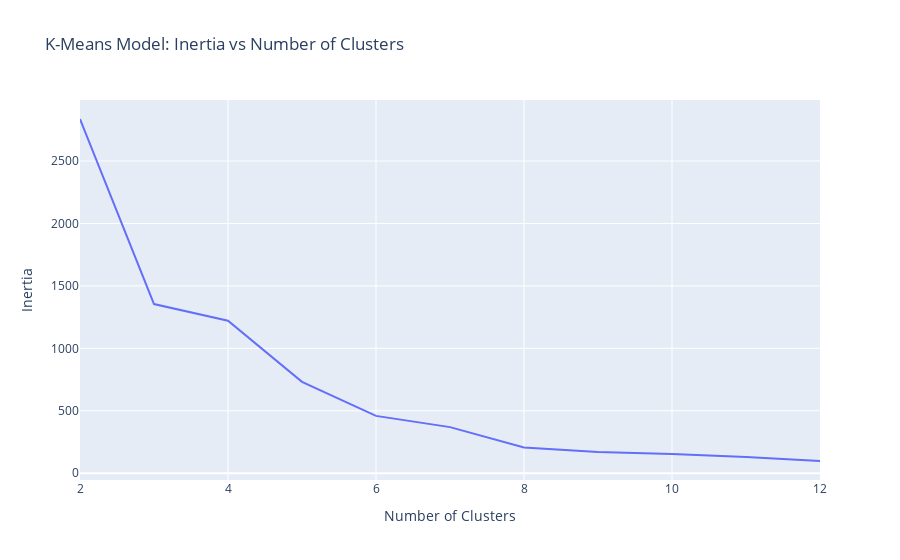

Notebook cell for this chart:
### Code cell
# Create line plot of `inertia_errors` vs `n_clusters`
fig = px.line(x=n_clusters, y=inertia_errors, title="K-Means Model: Inertia vs Number of Clusters")
fig.update_layout(xaxis_title="Number of Clusters", yaxis_title="Inertia")

fig.show()

### Figure 1 — Plotly figure (JSON) as saved in the notebook; plotly's stock layout.template omitted (floating-point values rounded to 4 significant figures)
{"data": [{"hovertemplate": "x=%{x}<br>y=%{y}<extra></extra>", "legendgroup": "", "line": {"color": "#636efa", "dash": "solid"}, "marker": {"symbol": "circle"}, "mode": "lines", "name": "", "orientation": "v", "showlegend": false, "type": "scatter", "x": [2, 3, 4, 5, 6, 7, 8, 9, 10, 11, 12], "xaxis": "x", "y": [2837.0, 1355.0, 1221.0, 731.3, 459.0, 369.1, 205.3, 169.2, 153.2, 129.9, 97.63], "yaxis": "y"}], "layout": {"legend": {"tracegroupgap": 0}, "title": {"text": "K-Means Model: Inertia vs Number of Clusters"}, "xaxis": {"anchor": "y", "domain": [0, 1], "title": {"text": "Number of Clusters"}}, "yaxis": {"anchor": "x", "domain": [0, 1], "title": {"text": "Inertia"}}}}
